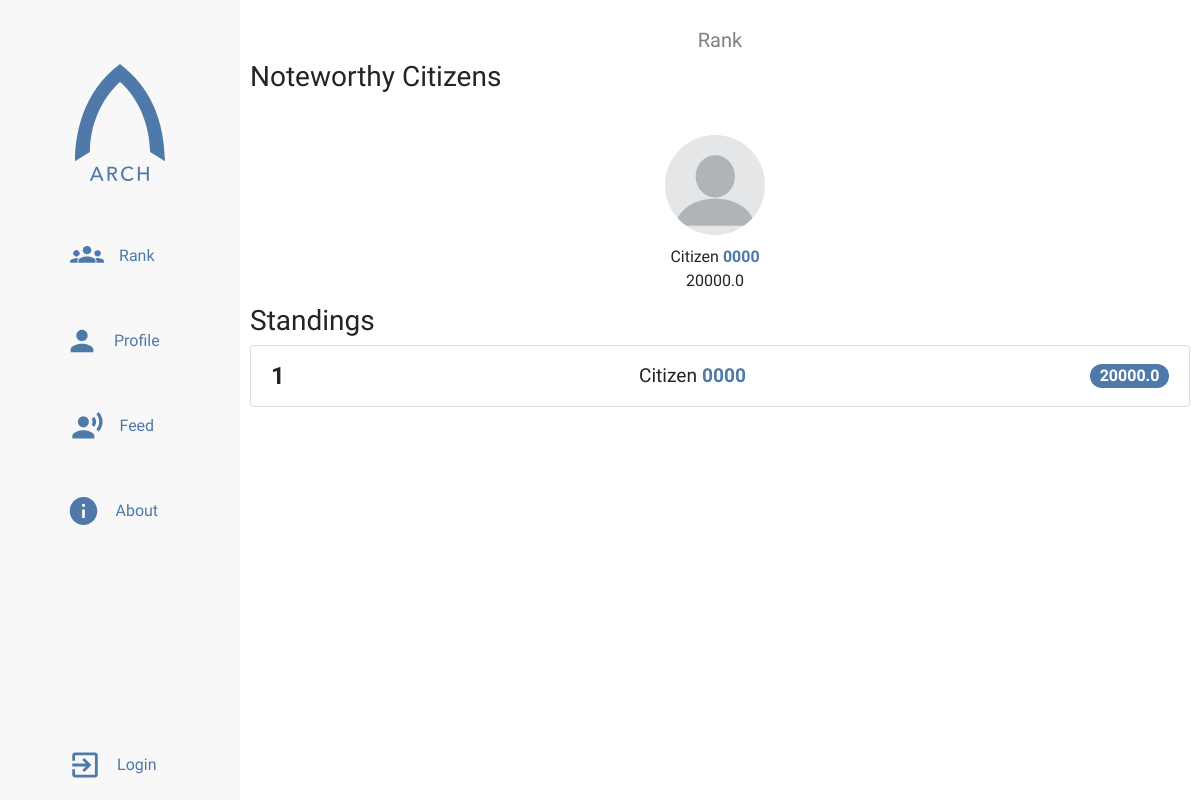
/rank, run on an earlier commit of the app's database.
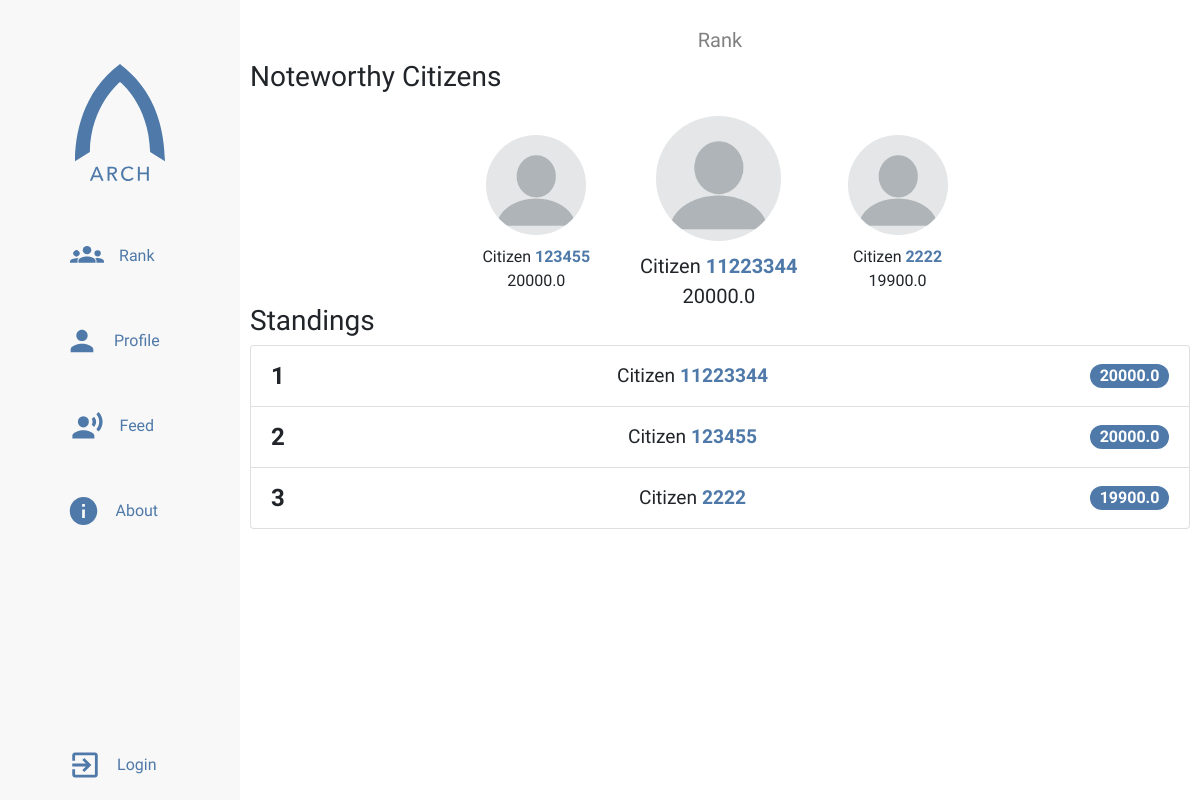
And on a later commit of the database.
### app/models.py (models this page shows, shortened)
class Citizen(db.Model, UserMixin):
    citizen_id = db.Column(db.String(12), primary_key=True)
    name = db.Column(db.String(64), index=True)
    score = db.Column(db.Float)
    password_hash = db.Column(db.String(128))
    permission = db.Column(db.String(20), index=True, default='citizen')
    completed_signup = db.Column(db.Integer)
    profile_image = db.Column(db.String(100))
    bio = db.Column(db.String(200))
    fav_leader = db.Column(db.String(30))
    income = db.Column(db.Integer)

### app/routes.py (the view)
@app.route('/rank')
def rank():
    page = request.args.get('page', 1, type=int)
    citizens = Citizen.query.order_by(
        Citizen.score.desc()).paginate(
        page, 10, False)
    next_citizens = url_for('rank', page=citizens.next_num) \
        if citizens.has_next else None
    prev_citizens = url_for('rank', page=citizens.prev_num) \
        if citizens.has_prev else None
    top_citizens = Citizen.query.filter(
        Citizen.score >= 5000).order_by(
        func.random()).limit(3)
    return render_template(
        'rank.html',
        citizens=citizens.items,
        tops=top_citizens,
        next=next_citizens,
        prev=prev_citizens,
        title="Rank")

### app/templates/rank.html (shortened to what this page needs)
{% extends "sidebar-base.html" %}
{% block style %}
     <link rel="stylesheet" type="text/css" href="{{ url_for('static', filename='styles/rank.css') }}">
{% endblock %}
{% block content %}
     <h3>Noteworthy Citizens</h3>
     <ul class="highlight-box">
          {% for top in tops %}
               <li class="highlight">
                    <div class="picture-box">
                         <img src="{{ top.profile_image }}" />
                    </div>
                    <span>Citizen <a href="{{ url_for('profile', citizen_id=top.citizen_id) }}">{{ top.citizen_id }}</a></span>
                    <span>{{ top.score }}</span>
               </li>
          {% endfor %}
     </ul>
     <h3>Standings</h3>
     <ol class="list-group">
          {% for citizen in citizens %}
               <li class="list-group-item d-flex justify-content-between align-items-center">
                    <span class="rank">
                         {{ loop.index }}
                    </span>
                    <span class="citizen-info">
                         Citizen <a href="{{ url_for('profile', citizen_id=citizen.citizen_id) }}">{{ citizen.citizen_id }}</a>
                    </span>
                    <div class="badge badge-pill">
                         {{ citizen.score }}
                    </div>
               </li>
          {% endfor %}
     </ol>
{% endblock content %}

### app/templates/sidebar-base.html (shortened to what this page needs)
{% extends "base.html" %}
{% block head %}
    <link rel="stylesheet" type="text/css" href="{{ url_for('static', filename='styles/sidebar.css') }}">
    {% block style %}{% endblock %}
{% endblock %}
{% block body %}
    <div class="grid-container">
        <div class="menu-icon">
        </div>
        <div class="title">
            <p>{{ title }}</p>
        </div>
        <aside class="sidenav">
        <ul class="sidenav-list ">
            <img id="nav-logo" src="{{ url_for('static', filename='assets/logotext.svg') }}" alt="Arch">
            <li class="nav-item"><a class="nav-link" href="{{ url_for('rank') }}">
                <img id="rank-icon" class="nav-icon icon" src="{{ url_for('static', filename='assets/rankicon.svg') }}">
                <p>Rank</p>
            </a></li>
            <li class="nav-item"><a class="nav-link" href="{{ url_for('profile_home') }}">
                <img id="profile-icon" class="nav-icon icon" src="{{ url_for('static', filename='assets/profileicon.svg') }}">
                <p>Profile</p>
            </a></li>
            <li class="nav-item"><a class="nav-link" href="{{ url_for('feed') }}">
                <img id="feed-icon" class="nav-icon icon" src="{{ url_for('static', filename='assets/feedicon.svg') }}">
                <p>Feed</p>
            </a></li>
            <li class="nav-item"><a class="nav-link" href="{{ url_for('about') }}">
                    <img id="about-icon" class="nav-icon icon" src="{{ url_for('static', filename='assets/infoicon.svg') }}">
                    <p>About</p>
            </a></li>
            <li class="nav-item nav-log">
            {% if current_user.is_anonymous %}
                <a class="nav-link" href="{{ url_for('login') }}">
                    <img id="login-icon" class="nav-icon icon" src="{{ url_for('static', filename='assets/loginicon.svg') }}">
                    <p>Login</p>
                </a>
            {% else %}
            <a class="nav-link" href="{{ url_for('logout') }}">
                <img id="logout-icon" class="nav-icon icon" src="{{ url_for('static', filename='assets/logouticon.svg') }}">
                <p>logout</p>
            </a>
            {% endif %}
            </li>
            </ul>
        </aside>
        <div class="main">
            {% block content %} {% endblock content %}
        </div>
    </div>
{% endblock %}

### app/templates/base.html (shortened to what this page needs)
<html lang="en">
    <head>
        <link rel="stylesheet" href="https://stackpath.bootstrapcdn.com/bootstrap/4.3.1/css/bootstrap.min.css">
        <link rel="stylesheet" type="text/css" href="{{ url_for('static', filename='styles/main.css') }}">
        {% block head %} {% endblock %}
    </head>
</html>
<body>
    {% block body %}{% endblock %}
</body>

### app/static/styles/main.css (style rules this page uses)
body { font-family: 'Questrial', sans-serif; overflow-x: hidden; margin: 0; padding: 0; box-sizing: border-box; }

### app/static/styles/sidebar.css (style rules this page uses)
.grid-container { display: grid; grid-template-columns: 1fr; grid-template-rows: 50px 1fr; grid-template-areas: "header" "main"; height: 100vh; }
.title { grid-area: header; justify-self: center; margin-top: 25px; font-size: 20px; color: #808080; }
.main { padding: 10px; grid-area: main; overflow-y: auto; overflow-x: hidden; }
.menu-icon { position: fixed; display: flex; top: 5px; left: 10px; align-items: center; justify-content: center; z-index: 1; cursor: pointer; padding: 12px; color: #4e79a8; }
.sidenav { grid-area: nav; display: flex; flex-direction: column; height: 100%; width: 100vw; position: fixed; overflow-y: auto; transform: translateX(-100vw); transition: all .4s ease-in-out; background-color: #f8f8f8; z-index: 3; }
.sidenav-list { padding: 0; margin: 0; list-style: none; }
@media only screen and (min-width: 750px) { .grid-container { grid-template-columns: 240px 1fr; grid-template-areas: "nav header" "nav main"; } }
@media only screen and (min-width: 750px) { .sidenav { width: 240px; position: relative; transform: translateX(0); } }
.sidenav ul { display: flex; align-items: center; flex-direction: column; height: 100vh; }
#nav-logo { width: 90px; margin-bottom: 5vh; margin-top: 8vh; }
.nav-item { width: 70%; margin-bottom: 15px; }
.nav-link { display: flex; justify-content: center; margin: 0; color: #4e79a8; height: 70px; }
.nav-icon { width: calc(10% + 20px); float: left; }
.nav-link p { margin: 15px; font-weight: lighter; }
.nav-log { margin-top: auto; margin-bottom: 0; }

### app/static/styles/rank.css (style rules this page uses)
.highlight-box { display: flex; justify-content: center; align-content: center; justify-items: center; margin-top: 70px; margin-bottom: 40px; max-height: 600px; }
.highlight { margin-right: 30px; text-decoration: none; display: flex; flex-direction: column; justify-content: center; align-content: center; height: 100px; margin-right: 50px; text-align: center; }
.highlight .picture-box img { max-height: 100px; border-radius: 50%; margin-bottom: 10px; }
.highlight:nth-child(2) span { font-size: 20px; }
.highlight:nth-child(2) img { max-height: 125px; }
.list-group { counter-reset: rank; }
.list-group li { counter-increment: index; display: flex; align-items: center; box-sizing: border-box; }
.list-group li .citizen-info { font-size: 1.2rem; }
.list-group .rank { font-size: 1.5rem; text-align: right; font-weight: bold; align-self: flex-start; margin-right: 10px; }
a { text-decoration: none; font-weight: bold; color: #4e79a8; }
.badge { background-color: #4e79a8; font-size: 1rem; color: white; }

What changed in the data, as far as the page shows it:
removed Citizen: profile_image (placeholder picture), citizen_id "0000", score "20000.0"
added Citizen: profile_image (placeholder picture), citizen_id "123455", score "20000.0"
added Citizen: profile_image (placeholder picture), citizen_id "11223344", score "20000.0"
added Citizen: profile_image (placeholder picture), citizen_id "2222", score "19900.0"
